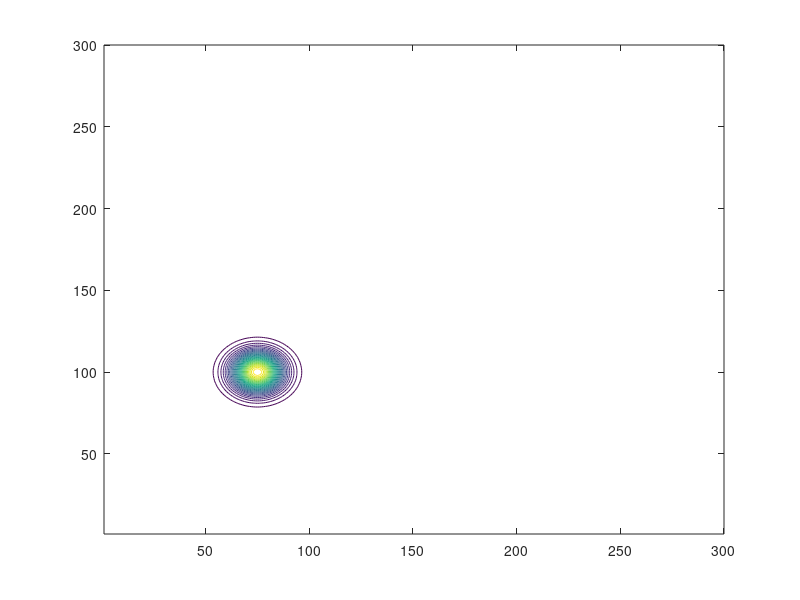
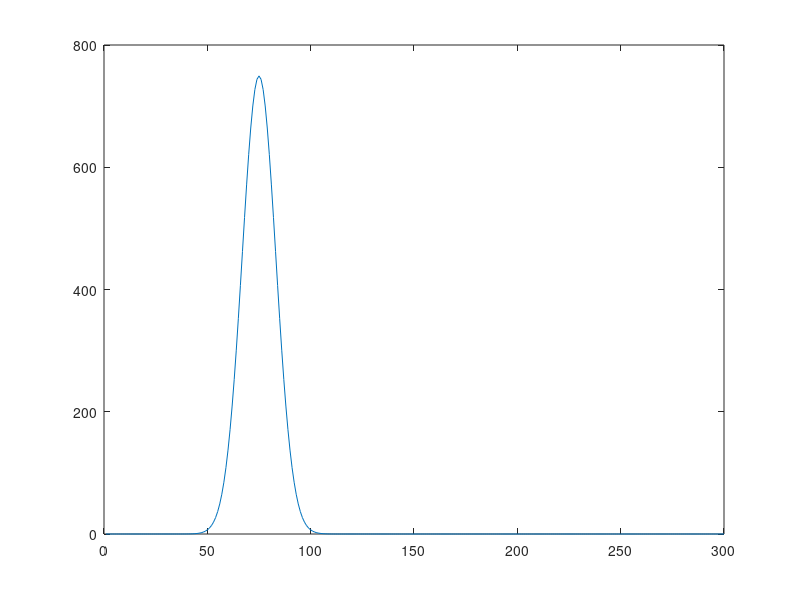

Write MATLAB code to recreate these figures, in order.

clear
 close all

x=1:300;
y=1:300;

[xi, yi]=meshgrid(x,y);


ide=length(xi);

%hm=250;  
xa=8.14;  %helf height radius (gird)
ya=8.14;
icmx=75; %center of hill
icmy=100;

Vol=312000;
      
   %ht = hm./(  1  +  ((xi-icmx).^2 + (yi-icmy).^2)/xa^2 );   
   
   %ht_g =  hm * exp(- ((xi-icmx)/(2*xa)).^2 - ((yi-icmy)/(2*ya)).^2 ) ;  % GOOOOD~
    
   ht_g = Vol * 1/(2*pi*xa^2)^0.5 * 1/(2*pi*ya^2)^0.5 * exp(- ((xi-icmx)/(2^0.5*xa)).^2 - ((yi-icmy)/(2^0.5*ya)).^2 ) ; 
  % figure
%    plot(ht_g(:,icmx)) ; hold on
%    sum(ht_g(:,icmx))
   %
%    sigm=5;
%    ht_g1 =  1/(2*pi*sigm^2)^0.5 * exp(- (  (x-icmx)/(2^0.5*sigm)  ).^2) ; 
%    plot(ht_g1)
%    sum(ht_g1)
   
   %ht_g2 =  hm * exp(- ((xi-icmx).^2 + (yi-icmy).^2) ./ (2*xa^2) ) ;
     
%%    
%    figure('position',[-1000 200 700 500])
%      contour(xi,yi,ht,30)

%    figure('position',[-800 200 700 500])
%      contour(xi,yi,ht_g2,30)
% 
   figure('position',[100 200 700 500])
     contour(xi,yi,ht_g,30)
%    
     figure('position',[100 200 800 500])
% %      plot(ht(icmy,:));  hold on
%       plot(ht_g(icmy,:));hold on
%        plot(ht_g(:,icmx))
     plot(ht_g(icmy,:))
%      legend('ht','ht_g','ht_g2')
